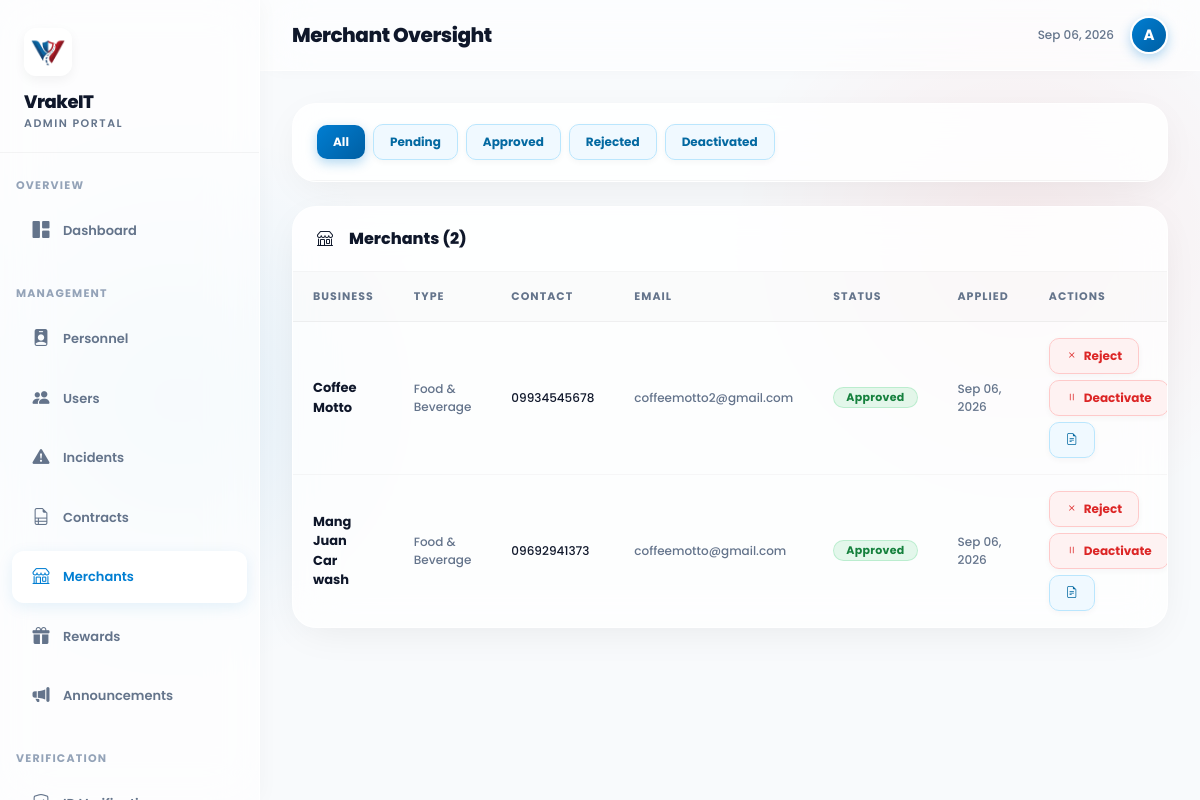
Page /admin/merchants.php (signed in) on the committed database.
### tables this page shows
CREATE TABLE `merchants` (
  `id` int(11) NOT NULL AUTO_INCREMENT,
  `business_name` varchar(255) NOT NULL,
  `email` varchar(100) NOT NULL,
  `phone` varchar(20) DEFAULT NULL,
  `password` varchar(255) NOT NULL,
  `status` varchar(20) DEFAULT 'pending',
  `created_at` timestamp NOT NULL DEFAULT current_timestamp(),
  `contact_number` varchar(50) DEFAULT NULL,
  `permit` varchar(255) DEFAULT NULL,
  `logo` varchar(255) DEFAULT NULL,
  `business_type` varchar(100) DEFAULT NULL,
  `business_address` varchar(255) DEFAULT NULL,
  PRIMARY KEY (`id`),
  UNIQUE KEY `email` (`email`)
);

### admin/merchants.php (the view, shortened to what this page needs)
<?php
require_once __DIR__ . '/layout.php';
$db = getDB();
$filter = $_GET['filter'] ?? 'all';
$where = "WHERE 1=1";
$merchants = $db->query("SELECT * FROM merchants $where ORDER BY created_at DESC")->fetchAll();
?>
<body>
  <div class="main">
    <div class="page-body">
      <div class="section-card mb-4">
        <div class="section-header" style="justify-content: flex-start; gap: 8px; flex-wrap: wrap;">
          <?php foreach (['all' => 'All', 'pending' => 'Pending', 'approved' => 'Approved', 'rejected' => 'Rejected', 'deactivated' => 'Deactivated'] as $k => $v): ?>
            <a href="?filter=<?= $k ?>" class="btn-admin <?= $filter === $k ? 'btn-primary-admin' : 'btn-review' ?> m-0"><?= $v ?></a>
          <?php endforeach; ?>
        </div>
      </div>
      <div class="section-card">
        <div class="section-header"><span class="section-title-text"><i class="bi bi-shop me-2"></i>Merchants (<?= count($merchants) ?>)</span></div>
        <div style="overflow-x:auto;">
          <table class="data-table">
            <thead>
              <tr>
                <th>Business</th>
                <th>Type</th>
                <th>Contact</th>
                <th>Email</th>
                <th>Status</th>
                <th>Applied</th>
                <th>Actions</th>
              </tr>
            </thead>
            <tbody>
              <?php foreach ($merchants as $m): ?>
                <tr>
                  <td><strong><?= htmlspecialchars($m['business_name']) ?></strong></td>
                  <td style="font-size:12px;color:var(--muted);"><?= htmlspecialchars($m['business_type']) ?></td>
                  <td style="font-size:12px;"><?= htmlspecialchars($m['contact_number']) ?></td>
                  <td style="font-size:12px;color:var(--muted);"><?= htmlspecialchars($m['email']) ?></td>
                  <td><span class="badge-status bs-<?= $m['status'] ?>"><?= ucfirst($m['status']) ?></span></td>
                  <td style="font-size:12px;color:var(--muted);"><?= date('M d, Y', strtotime($m['created_at'])) ?></td>
                  <td style="display:flex;gap:6px;flex-wrap:wrap;">
                    <?php if ($m['status'] !== 'rejected'): ?>
                      <button class="btn-admin btn-reject" onclick="merchantAction(<?= $m['id'] ?>,'rejected')"><i class="bi bi-x"></i> Reject</button>
                    <?php endif; ?>
                    <?php if ($m['status'] === 'approved'): ?>
                      <button class="btn-admin btn-danger-admin" onclick="merchantAction(<?= $m['id'] ?>, 'deactivated')">
                        <i class="bi bi-pause"></i> Deactivate
                      </button>
                    <?php endif; ?>
                    <?php if (!empty($m['permit']) || !empty($m['logo'])): ?>
                      <button class="btn-admin btn-review" onclick="viewMerchantDocs('<?= htmlspecialchars($m['permit']) ?>', '<?= htmlspecialchars($m['logo']) ?>', '<?= addslashes(htmlspecialchars($m['business_name'])) ?>')" title="View Documents"><i class="bi bi-file-earmark-text"></i></button>
                    <?php endif; ?>
                  </td>
                </tr>
              <?php endforeach; ?>
            </tbody>
          </table>
        </div>
      </div>
    </div>
  </div>
</body>
</html>

### admin/layout.php (style rules this page uses)
:root { --sidebar-w:260px; --accent:#007ED2; --danger:#E90101; --bg:#f8fafc; --card-bg:rgba(255, 255, 255, 0.75); --border:rgba(0,0,0,0.06); --border-light:rgba(255,255,255,0.8); --text:#0f172a; --muted:#64748b; --shadow-soft: 0 10px 40px -10px rgba(0,0,0,0.08); }
* { box-sizing:border-box; }
body { font-family:'Poppins',sans-serif; background-color: var(--bg); background-image: radial-gradient(circle at 15% 50%, rgba(0, 126, 210, 0.08), transparent 25%), radial-gradient(circle at 85% 30%, rgba(233, 1, 1, 0.06), transparent 25%); background-attachment:fixed; color:var(--text); margin:0; min-height:100vh; }
a { color:inherit;text-decoration:none; }
.main { margin-left:var(--sidebar-w);min-height:100vh;display:flex;flex-direction:column; }
.page-body { padding:32px;flex:1;width:100%; }
.section-card { background:var(--card-bg); backdrop-filter:blur(20px); -webkit-backdrop-filter:blur(20px); border:1px solid var(--border-light); border-radius:24px; overflow:hidden; box-shadow:var(--shadow-soft); margin-bottom: 24px; }
.section-header { padding:20px 24px;border-bottom:1px solid rgba(0,0,0,0.04);display:flex;align-items:center;justify-content:space-between;background:rgba(255,255,255,0.4); }
.section-title-text { font-size:16px;font-weight:800;color:var(--text);display:flex;align-items:center;gap:8px; }
.data-table { width:100%;border-collapse:collapse; }
.data-table th { font-size:11px;font-weight:700;color:var(--muted);text-transform:uppercase;letter-spacing:1px;padding:16px 20px;border-bottom:1px solid rgba(0,0,0,0.06);white-space:nowrap;background:rgba(0,0,0,0.01); }
.data-table td { padding:16px 20px;border-bottom:1px solid rgba(0,0,0,0.03);font-size:13px;font-weight:500;vertical-align:middle;color:var(--text);transition:background 0.2s; }
.data-table tr:last-child td { border-bottom:none; }
.badge-status { display:inline-flex;align-items:center;gap:6px;border-radius:999px;padding:4px 12px;font-size:11px;font-weight:700;letter-spacing:0.3px;line-height:1; }
.bs-approved { background:rgba(34,197,94,0.12);color:#15803d;border:1px solid rgba(34,197,94,0.2); }
.btn-admin { border:none;border-radius:10px;padding:8px 16px;font-family:'Poppins',sans-serif;font-size:12px;font-weight:700;cursor:pointer;transition:all .2s ease;display:inline-flex;align-items:center;gap:6px;box-shadow:0 2px 6px rgba(0,0,0,0.04); }
.btn-reject { background:#fef2f2;color:#dc2626;border:1px solid #fecaca; }
.btn-review { background:#f0f9ff;color:#0369a1;border:1px solid #bae6fd; }
.btn-danger-admin { background:#fef2f2;color:#dc2626;border:1px solid #fecaca; }
.btn-primary-admin { background:linear-gradient(135deg,var(--accent),#005fa3);color:#fff;border:none;box-shadow:0 4px 12px rgba(0,126,210,0.3); }

### rows in the picture
merchants: business_name "Coffee Motto", business_type "Food & Beverage", contact_number "09934545678", email "coffeemotto2@gmail.com", status "Approved", created_at "Sep 06, 2026"
merchants: business_name "Mang Juan Car wash", business_type "Food & Beverage", contact_number "09692941373", email "coffeemotto@gmail.com", status "Approved", created_at "Sep 06, 2026"

### other values in the picture
$title "Merchant Oversight"
$v "All"
$v "Pending"
$v "Approved"
$v "Rejected"
$v "Deactivated"
count($merchants) "2"
